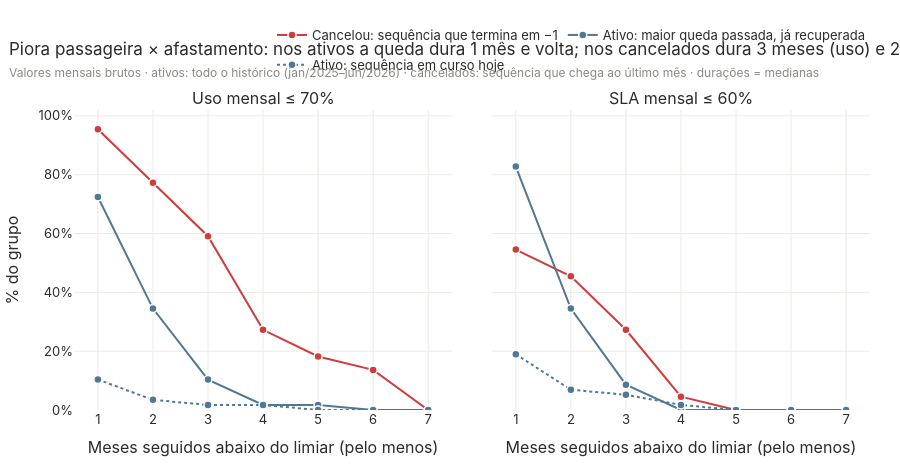

The cell this chart's notebook holds for it:
### Markdown cell above
## 4. Piora passageira × afastamento real

### Code cell
MENSAL = {"uso": ("uso_plataforma_pct", 70, -1, "Uso mensal ≤ 70%"), "sla": ("pct_sla_cumprido", 60, -1, "SLA mensal ≤ 60%")}
IDX_C, IDX_A = ST[ST == "Cancelou"].index, ST[ST == "Ativo"].index

def resumo_ep(ep):
    ea, ec = ep[ep.status == "Ativo"], ep[ep.status == "Cancelou"]
    final = ec[ec.em_curso].set_index("cliente_id").duracao.reindex(IDX_C, fill_value=0)
    passado = ea[~ea.em_curso].groupby("cliente_id").duracao.max().reindex(IDX_A, fill_value=0)
    hoje = ea[ea.em_curso].set_index("cliente_id").duracao.reindex(IDX_A, fill_value=0)
    r = {"Ativos que já passaram por isso": ea.cliente_id.nunique(),
         "… e se recuperaram (sequência encerrada)": ea[~ea.em_curso].cliente_id.nunique(),
         "Ativos nessa situação hoje": int((hoje > 0).sum()), "… há ≥ 2 meses seguidos": int((hoje >= 2).sum()),
         "Cancelados nessa situação em −1": int((final > 0).sum()), "… há ≥ 2 meses seguidos ": int((final >= 2).sum()),
         "Duração mediana — cancelados (sequência até −1)": final[final > 0].median(),
         "Duração mediana — ativos (quedas já encerradas)": ea[~ea.em_curso].duracao.median()}
    return r, final, passado, hoje

fig = make_subplots(rows=1, cols=2, shared_yaxes=True, horizontal_spacing=0.05, subplot_titles=[v[3] for v in MENSAL.values()])
resumo, med = {}, {}
for c, (s, (col, lim, dr, nome)) in enumerate(MENSAL.items(), start=1):
    resumo[nome], final, passado, hoje = resumo_ep(episodios(d.atendimento, col, lim, dr))
    med[s] = resumo[nome]["Duração mediana — cancelados (sequência até −1)"]
    N = np.arange(1, 8)
    for serie, nm, cor, dash, tot in [(final, "Cancelou: sequência que termina em −1", CORES["Cancelou"], "solid", N_CANC),
                                      (passado, "Ativo: maior queda passada, já recuperada", CORES["Ativo"], "solid", N_ATIV),
                                      (hoje, "Ativo: sequência em curso hoje", CORES["Ativo"], "dot", N_ATIV)]:
        y = [100 * (serie >= n).sum() / tot for n in N]
        fig.add_trace(go.Scatter(x=N, y=y, mode="lines+markers", name=nm, legendgroup=nm, showlegend=c == 1,
                                 line=dict(color=cor, width=2, dash=dash), marker=dict(size=8, line=dict(color="white", width=1.5)),
                                 customdata=[(serie >= n).sum() for n in N],
                                 hovertemplate=f"<b>{nm}</b><br>≥ %{{x}} meses seguidos: %{{customdata}} de {tot} (%{{y:.0f}}%)<extra></extra>"),
                      row=1, col=c)
fig.update_xaxes(title_text="Meses seguidos abaixo do limiar (pelo menos)", dtick=1)
fig.update_yaxes(title_text="% do grupo", ticksuffix="%", range=[0, 102], row=1, col=1)
fig.update_layout(height=470, legend=dict(y=1.1),
                  title="Piora passageira × afastamento: nos ativos a queda dura 1 mês e volta; "
                        f"nos cancelados dura {br(med['uso'], 0)} meses (uso) e {br(med['sla'], 1)} (SLA) até a saída"
                        + sub("Valores mensais brutos · ativos: todo o histórico (jan/2025–jun/2026) · cancelados: sequência que chega ao último mês · durações = medianas"))
fig.show()
COND1 = Regra(LIMIARES, "uso", 2, 1).condicao(H) & H.tem_dados
for nome, disp_ in [("Sinal de uso (queda ≥ 10 p.p., 3 meses)", H["uso"]), ("Condição da regra (uso ou ≥ 2 outros)", COND1)]:
    resumo[nome] = resumo_ep(episodios_sinal(H[H.k <= 12], disp_[H.k <= 12]))[0]
display(pd.DataFrame(resumo).rename_axis(columns="Últimos 12 meses p/ sinais de 3 meses · 18 meses p/ valores mensais"))

### Figure 1 — Plotly figure (JSON) as saved in the notebook; plotly's stock layout.template omitted (floating-point values rounded to 4 significant figures)
{"data": [{"customdata": [21, 17, 13, 6, 4, 3, 0], "hovertemplate": "<b>Cancelou: sequência que termina em −1</b><br>≥ %{x} meses seguidos: %{customdata} de 22 (%{y:.0f}%)<extra></extra>", "legendgroup": "Cancelou: sequência que termina em −1", "line": {"color": "#d03b3b", "dash": "solid", "width": 2}, "marker": {"line": {"color": "white", "width": 1.5}, "size": 8}, "mode": "lines+markers", "name": "Cancelou: sequência que termina em −1", "showlegend": true, "type": "scatter", "x": [1, 2, 3, 4, 5, 6, 7], "xaxis": "x", "y": [95.45, 77.27, 59.09, 27.27, 18.18, 13.64, 0.0], "yaxis": "y"}, {"customdata": [42, 20, 6, 1, 1, 0, 0], "hovertemplate": "<b>Ativo: maior queda passada, já recuperada</b><br>≥ %{x} meses seguidos: %{customdata} de 58 (%{y:.0f}%)<extra></extra>", "legendgroup": "Ativo: maior queda passada, já recuperada", "line": {"color": "#4e7896", "dash": "solid", "width": 2}, "marker": {"line": {"color": "white", "width": 1.5}, "size": 8}, "mode": "lines+markers", "name": "Ativo: maior queda passada, já recuperada", "showlegend": true, "type": "scatter", "x": [1, 2, 3, 4, 5, 6, 7], "xaxis": "x", "y": [72.41, 34.48, 10.34, 1.724, 1.724, 0.0, 0.0], "yaxis": "y"}, {"customdata": [6, 2, 1, 1, 0, 0, 0], "hovertemplate": "<b>Ativo: sequência em curso hoje</b><br>≥ %{x} meses seguidos: %{customdata} de 58 (%{y:.0f}%)<extra></extra>", "legendgroup": "Ativo: sequência em curso hoje", "line": {"color": "#4e7896", "dash": "dot", "width": 2}, "marker": {"line": {"color": "white", "width": 1.5}, "size": 8}, "mode": "lines+markers", "name": "Ativo: sequência em curso hoje", "showlegend": true, "type": "scatter", "x": [1, 2, 3, 4, 5, 6, 7], "xaxis": "x", "y": [10.34, 3.448, 1.724, 1.724, 0.0, 0.0, 0.0], "yaxis": "y"}, {"customdata": [12, 10, 6, 1, 0, 0, 0], "hovertemplate": "<b>Cancelou: sequência que termina em −1</b><br>≥ %{x} meses seguidos: %{customdata} de 22 (%{y:.0f}%)<extra></extra>", "legendgroup": "Cancelou: sequência que termina em −1", "line": {"color": "#d03b3b", "dash": "solid", "width": 2}, "marker": {"line": {"color": "white", "width": 1.5}, "size": 8}, "mode": "lines+markers", "name": "Cancelou: sequência que termina em −1", "showlegend": false, "type": "scatter", "x": [1, 2, 3, 4, 5, 6, 7], "xaxis": "x2", "y": [54.55, 45.45, 27.27, 4.545, 0.0, 0.0, 0.0], "yaxis": "y2"}, {"customdata": [48, 20, 5, 0, 0, 0, 0], "hovertemplate": "<b>Ativo: maior queda passada, já recuperada</b><br>≥ %{x} meses seguidos: %{customdata} de 58 (%{y:.0f}%)<extra></extra>", "legendgroup": "Ativo: maior queda passada, já recuperada", "line": {"color": "#4e7896", "dash": "solid", "width": 2}, "marker": {"line": {"color": "white", "width": 1.5}, "size": 8}, "mode": "lines+markers", "name": "Ativo: maior queda passada, já recuperada", "showlegend": false, "type": "scatter", "x": [1, 2, 3, 4, 5, 6, 7], "xaxis": "x2", "y": [82.76, 34.48, 8.621, 0.0, 0.0, 0.0, 0.0], "yaxis": "y2"}, {"customdata": [11, 4, 3, 1, 0, 0, 0], "hovertemplate": "<b>Ativo: sequência em curso hoje</b><br>≥ %{x} meses seguidos: %{customdata} de 58 (%{y:.0f}%)<extra></extra>", "legendgroup": "Ativo: sequência em curso hoje", "line": {"color": "#4e7896", "dash": "dot", "width": 2}, "marker": {"line": {"color": "white", "width": 1.5}, "size": 8}, "mode": "lines+markers", "name": "Ativo: sequência em curso hoje", "showlegend": false, "type": "scatter", "x": [1, 2, 3, 4, 5, 6, 7], "xaxis": "x2", "y": [18.97, 6.897, 5.172, 1.724, 0.0, 0.0, 0.0], "yaxis": "y2"}], "layout": {"annotations": [{"font": {"size": 16}, "showarrow": false, "text": "Uso mensal ≤ 70%", "x": 0.2375, "xanchor": "center", "xref": "paper", "y": 1.0, "yanchor": "bottom", "yref": "paper"}, {"font": {"size": 16}, "showarrow": false, "text": "SLA mensal ≤ 60%", "x": 0.7625, "xanchor": "center", "xref": "paper", "y": 1.0, "yanchor": "bottom", "yref": "paper"}], "height": 470, "legend": {"y": 1.1}, "title": {"text": "Piora passageira × afastamento: nos ativos a queda dura 1 mês e volta; nos cancelados dura 3 meses (uso) e 2,5 (SLA) até a saída<br><span style='font-size:12px;color:#8a8984'>Valores mensais brutos · ativos: todo o histórico (jan/2025–jun/2026) · cancelados: sequência que chega ao último mês · durações = medianas</span>"}, "xaxis": {"anchor": "y", "domain": [0.0, 0.475], "dtick": 1, "title": {"text": "Meses seguidos abaixo do limiar (pelo menos)"}}, "xaxis2": {"anchor": "y2", "domain": [0.525, 1.0], "dtick": 1, "title": {"text": "Meses seguidos abaixo do limiar (pelo menos)"}}, "yaxis": {"anchor": "x", "domain": [0.0, 1.0], "range": [0, 102], "ticksuffix": "%", "title": {"text": "% do grupo"}}, "yaxis2": {"anchor": "x2", "domain": [0.0, 1.0], "matches": "y", "showticklabels": false}}}
